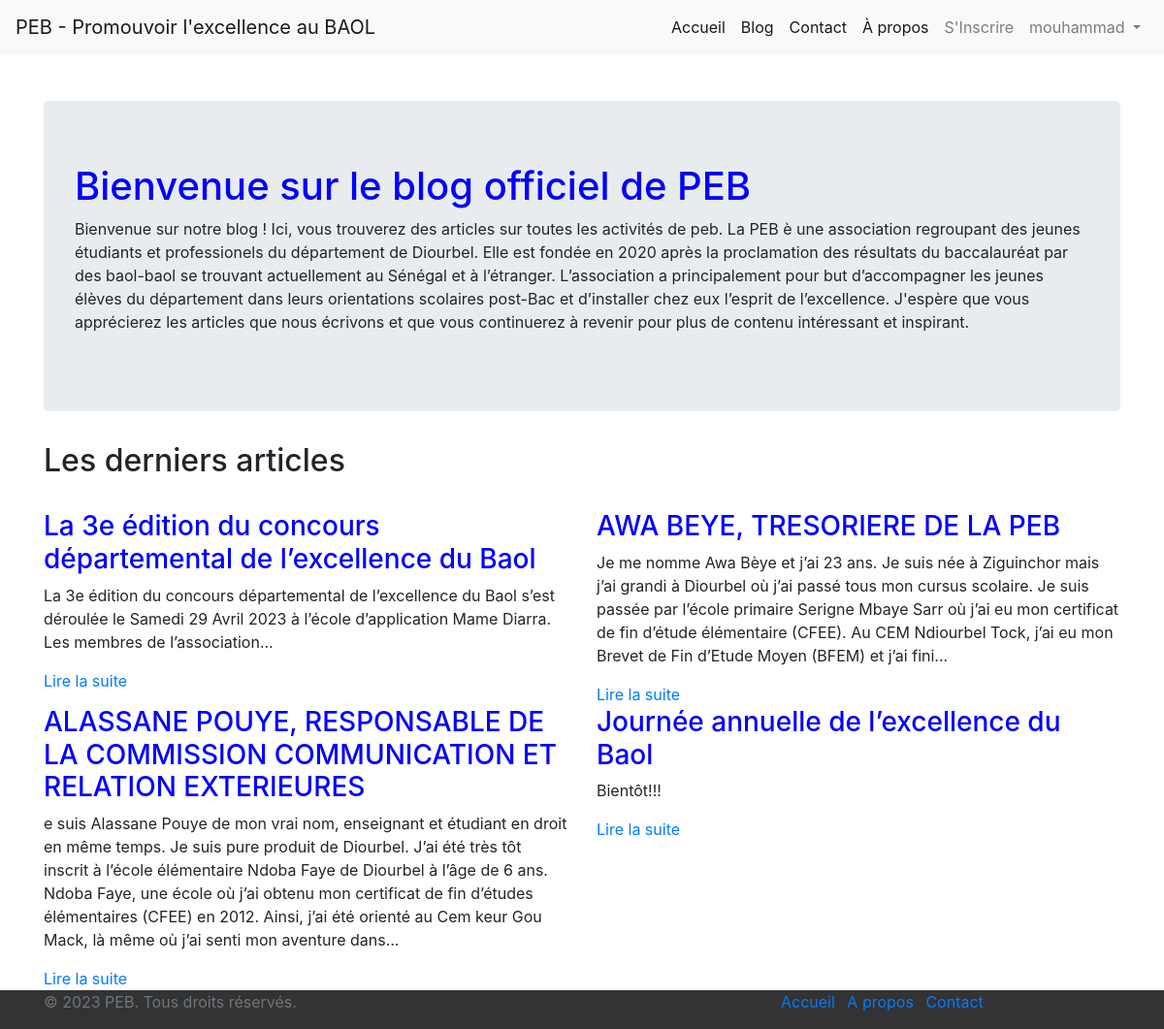
The app's page / (signed in) with its own data.
### blog_peb/models.py (models this page shows)
class Article(models.Model):
    titre = models.CharField(max_length=200)
    resume = models.TextField()
    miniature = models.ImageField()
    contenu = models.TextField()
    auteur = models.CharField(max_length=100)
    date_creation = models.DateTimeField(auto_now_add=True)
    date_mise_a_jour = models.DateTimeField(auto_now=True)

### blog_peb/views.py (the view)
# urls.py: path('', accueil, name='accueil'),
def accueil(request):
    latest_articles = Article.objects.order_by('date_creation')[:4]
    context = {
        'articles': latest_articles,
    }
    return render(request, 'accueil.html', context)

### blog_peb/templates/accueil.html (shortened to what this page needs)
{% extends 'base.html' %}
{% block content %}
  <div class="jumbotron">
    <h1>Bienvenue sur le blog officiel de PEB</h1>
    <p>Bienvenue sur notre blog ! Ici, vous trouverez des articles sur toutes les activités de peb.
        La PEB è une association regroupant des jeunes étudiants et professionels du département de Diourbel. Elle est fondée en 2020 après la proclamation des résultats du baccalauréat par des baol-baol se trouvant actuellement au Sénégal et à l’étranger.
        L’association a principalement pour but d’accompagner les jeunes élèves du département dans leurs orientations scolaires post-Bac et d’installer chez eux l’esprit de l’excellence.
        J'espère que vous apprécierez les articles que nous écrivons et que vous continuerez à revenir pour plus de contenu intéressant et inspirant.</p>
  </div>
  <h2>Les derniers articles</h2>
  <br>
  <div class="row">
    {% for article in articles %}
      <div class="col-md-6">
        <h3>{{ article.titre }}</h3>
        <p>{{ article.resume }}</p>
        <a href="{% url 'detail_article' id=article.id %}">Lire la suite</a>
      </div>
    {% endfor %}
  </div>
{% endblock %}

### blog_peb/templates/base.html (shortened to what this page needs)
{% load static %}
<!DOCTYPE html>
<html lang="en">
<head>
    <link rel="stylesheet" href="{% static "css/base.css" %}">
    <link rel="stylesheet" href="https://stackpath.bootstrapcdn.com/bootstrap/4.3.1/css/bootstrap.min.css">
</head>
<body>
  <nav class="navbar navbar-expand-lg navbar-light bg-light">
    <a class="navbar-brand" href="{% url 'accueil' %}">PEB - Promouvoir l'excellence au BAOL</a>
    <div class="collapse navbar-collapse" id="navbarNav">
      <ul class="navbar-nav ml-auto" >
        <li class="nav-item active">
          <a class="nav-link" href="{% url 'accueil' %}">Accueil</a>
        </li>
       <li class="nav-item active" >
          <a class="nav-link" href="{% url 'blog' %}">Blog</a>
        </li>
        <li class="nav-item active" >
          <a class="nav-link" href="{% url 'contact' %}">Contact</a>
        </li>
        <li class="nav-item active">
          <a class="nav-link" href="{% url 'about' %}">À propos</a>
        </li>
        <li class="nav-item"><a class="nav-link" href="{%url 'register_view' %}">S'Inscrire</a></li>
        {% if request.user.is_authenticated %}
        <li style="margin-left: 0 px;" class="nav-item dropdown">
          <a
            class="nav-link dropdown-toggle"
            href="#"
            role="button"
            data-toggle="dropdown"
            aria-expanded="false"
          >
          {% if user.is_authenticated %}
          {{ user.username }}
          {% endif %}
          </a>
        </li>
          {% else %}
          <li class="nav-item"><a href="{% url 'login_view' %}" class="nav-link">Connexion</a></li>
        {% endif %}
      </ul>
    </div>
  </nav>
  <div class="container mt-5">
      {% block content %}{% endblock %}
  </div>
  <footer class="footer">
    <div class="container">
      <div class="row">
        <div class="col-lg-8">
          <p class="text-muted">© 2023 PEB. Tous droits réservés.</p>
        </div>
        <div class="col-lg-4">
          <ul class="list-inline mb-0">
            <li class="list-inline-item"><a href="{% url 'accueil' %}">Accueil</a></li>
            <li class="list-inline-item"><a href="{% url 'about' %}">A propos</a></li>
            <li class="list-inline-item"><a href="{% url 'contact' %}">Contact</a></li>
          </ul>
        </div>
      </div>
    </div>
  </footer>
</body>
</html>

### blog_peb/static/css/base.css (style rules this page uses)
.footer { background-color: #333; }
h1, h3 { color: blue; }
body { font-family: 'Open Sans', sans-serif; }

### records on screen
Article: titre "La 3e édition du concours départemental de l’excellence du Baol", resume "La 3e édition du concours départemental de l’excellence du Baol s’est déroulée le Samedi 29 Avril 2023 à l’école d’application Mame Diarra. Les membres de l’association..."
Article: titre "AWA BEYE, TRESORIERE DE LA PEB", resume "Je me nomme Awa Bèye et j’ai 23 ans. Je suis née à Ziguinchor mais j’ai grandi à Diourbel où j’ai passé tous mon cursus scolaire. Je suis passée par l’école primaire Serigne Mbaye Sarr où j’ai eu mon certificat de fin d’étude élémentaire (CFEE). Au CEM Ndiourbel Tock, j’ai eu mon Brevet de Fin d’Etude Moyen (BFEM) et j’ai fini..."
Article: titre "ALASSANE POUYE, RESPONSABLE DE LA COMMISSION COMMUNICATION ET RELATION EXTERIEURES", resume "e suis Alassane Pouye de mon vrai nom, enseignant et étudiant en droit en même temps. Je suis pure produit de Diourbel. J’ai été très tôt inscrit à l’école élémentaire Ndoba Faye de Diourbel à l’âge de 6 ans. Ndoba Faye, une école où j’ai obtenu mon certificat de fin d’études élémentaires (CFEE) en 2012. Ainsi, j’ai été orienté au Cem keur Gou Mack, là même où j’ai senti mon aventure dans..."
Article: titre "Journée annuelle de l’excellence du Baol", resume "Bientôt!!!"

### other values on screen
{{ user.username }} "mouhammad"
